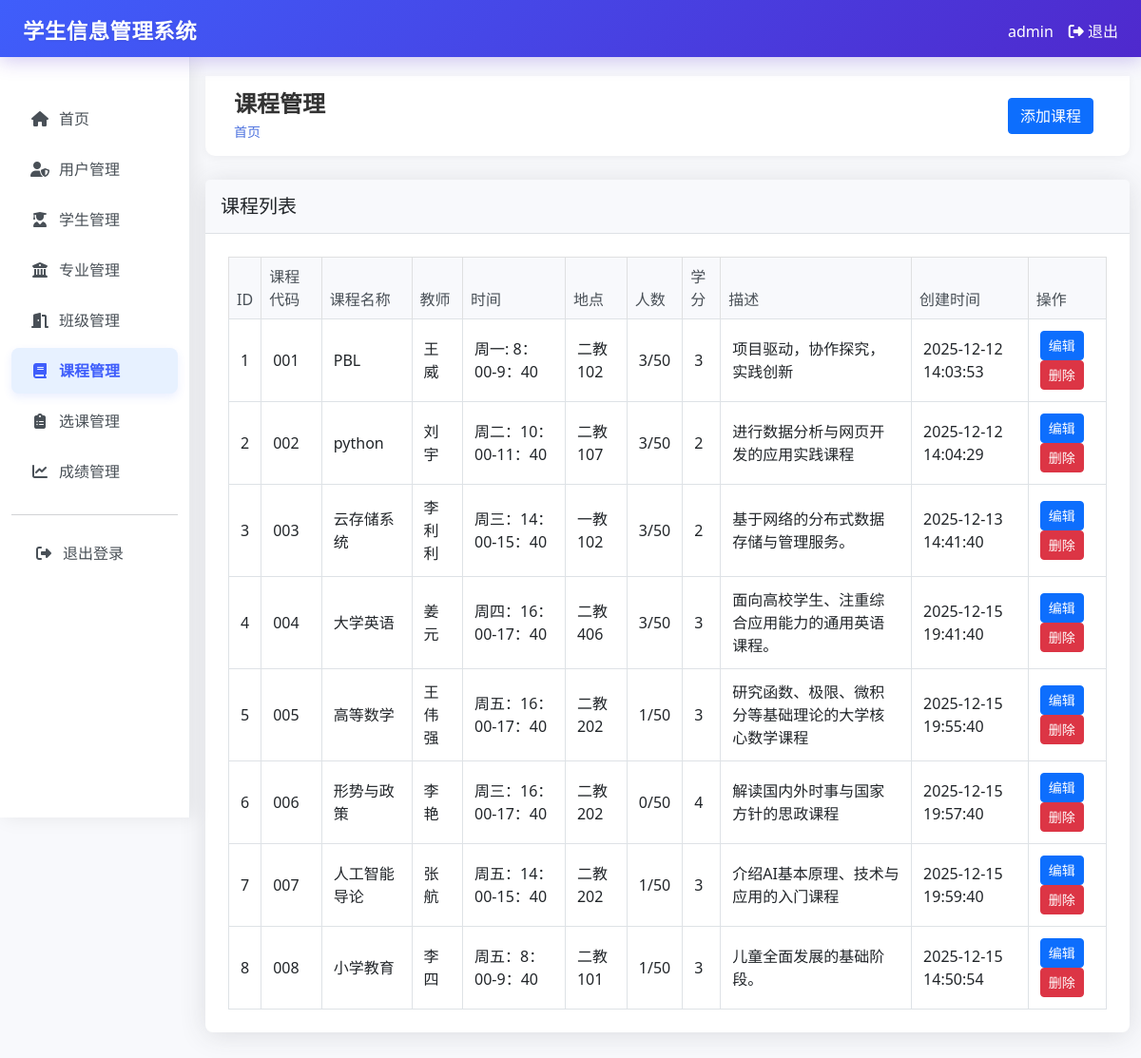
The page /courses (signed in) on the database its author committed.
### tables this page shows
CREATE TABLE courses (id INTEGER PRIMARY KEY AUTOINCREMENT, code TEXT UNIQUE NOT NULL, name TEXT NOT NULL, teacher TEXT, description TEXT, credits INTEGER, created_at TIMESTAMP DEFAULT CURRENT_TIMESTAMP, major_id INTEGER, class_time TEXT, location TEXT, max_students INTEGER DEFAULT 50);

### app.py (the view)
@app.route("/courses")
@login_required
def courses():
    conn = get_db_connection()
    courses = conn.execute("SELECT * FROM courses ORDER BY id ASC").fetchall()
    enroll_counts = {}
    for course in courses:
        count = conn.execute("SELECT COUNT(*) as count FROM enrollments WHERE course_id = ?",
                           (course["id"],)).fetchone()["count"]
        enroll_counts[course["id"]] = count
    conn.close()
    return render_template("courses/index.html", courses=courses, enroll_counts=enroll_counts)

### app.py (called while the page is built)
def login_required(f):
    @wraps(f)
    def decorated_function(*args, **kwargs):
        if "user_id" not in session:
            return redirect(url_for("login"))
        return f(*args, **kwargs)
    return decorated_function

def get_db_connection():
    conn = sqlite3.connect("student_management.db")
    conn.row_factory = sqlite3.Row
    return conn

### templates/courses/index.html (shortened to what this page needs)
{% extends "base.html" %}
{% block header %}课程管理{% endblock %}
{% block actions %}
{% if session.role == 'admin' %}
<a href="{{ url_for('create_course') }}" class="btn btn-primary">添加课程</a>
{% endif %}
{% endblock %}
{% block content %}
<div class="card">
    <div class="card-header">
        <h5 class="card-title mb-0">课程列表</h5>
    </div>
    <div class="card-body">
        <div class="table-responsive">
            <table class="table table-bordered table-hover">
                <thead class="table-light">
                    <tr>
                        <th>ID</th>
                        <th>课程代码</th>
                        <th>课程名称</th>
                        <th>教师</th>
                        <th>时间</th>
                        <th>地点</th>
                        <th>人数</th>
                        <th>学分</th>
                        <th>描述</th>
                        <th>创建时间</th>
                        {% if session.role == 'admin' %}
                        <th>操作</th>
                        {% endif %}
                    </tr>
                </thead>
                <tbody>
                    {% for course in courses %}
                    <tr>
                        <td>{{ course.id }}</td>
                        <td>{{ course.code }}</td>
                        <td>{{ course.name }}</td>
                        <td>{{ course.teacher or '未设置' }}</td>
                        <td>{{ course.class_time or '未设置' }}</td>
                        <td>{{ course.location or '未设置' }}</td>
                        <td>
                            {% set enrolled_count = enroll_counts[course.id] if enroll_counts and course.id in enroll_counts else 0 %}
                            {{ enrolled_count }}/{{ course.max_students if course.max_students else 50 }}
                        </td>
                        <td>{{ course.credits or '未设置' }}</td>
                        <td>{{ course.description or '无描述' }}</td>
                        <td>{{ course.created_at }}</td>
                        {% if session.role == 'admin' %}
                        <td>
                            <a href="{{ url_for('edit_course', course_id=course.id) }}" class="btn btn-sm btn-primary">编辑</a>
                            <form action="{{ url_for('delete_course', course_id=course.id) }}" method="post" style="display: inline;" onsubmit="return confirm('确定要删除此课程吗？');">
                                <button type="submit" class="btn btn-sm btn-danger">删除</button>
                            </form>
                        </td>
                        {% endif %}
                    </tr>
                    {% endfor %}
                </tbody>
            </table>
        </div>
    </div>
</div>
{% endblock %}

### templates/base.html (style rules this page uses)
.card { margin-bottom: 20px; }
body { font-family: 'Segoe UI', Tahoma, Geneva, Verdana, sans-serif; background-color: #f8f9fc; color: #495057; }
.card { border: none; border-radius: 0.5rem; box-shadow: 0 0.15rem 1.75rem 0 rgba(58, 59, 69, 0.15); }
.card-header { background-color: #f8f9fc; border-bottom: 1px solid #dee2e6; padding: 1rem; }
.card-body { padding: 1.5rem; }
.table { margin-bottom: 0; }
.table th { background-color: #f8f9fc; font-weight: 500; color: #495057; border-bottom: 1px solid #dee2e6; }
.table td { vertical-align: middle; padding: 0.75rem; }
.btn { border-radius: 0.25rem; font-weight: 500; transition: all 0.3s ease; }
.btn-danger { background-color: #dc3545; border-color: #dc3545; }

### rows shown on the page
courses: id "1", code "001", name "PBL", teacher "王威", class_time "周一: 8：00-9：40", location "二教102", credits "3", max_students "50", description "项目驱动，协作探究，实践创新", created_at "2025-12-12 14:03:53"
courses: id "2", code "002", name "python", teacher "刘宇", class_time "周二：10：00-11：40", location "二教107", enrolled_count "3", max_students "50", credits "2", description "进行数据分析与网页开发的应用实践课程", created_at "2025-12-12 14:04:29"
courses: id "3", code "003", name "云存储系统", teacher "李利利", class_time "周三：14：00-15：40", location "一教102", max_students "50", credits "2", description "基于网络的分布式数据存储与管理服务。", created_at "2025-12-13 14:41:40"
courses: id "4", code "004", name "大学英语", teacher "姜元", class_time "周四：16：00-17：40", location "二教406", credits "3", max_students "50", description "面向高校学生、注重综合应用能力的通用英语课程。", created_at "2025-12-15 19:41:40"
courses: id "5", code "005", name "高等数学", teacher "王伟强", class_time "周五：16：00-17：40", location "二教202", enrolled_count "1", max_students "50", credits "3", description "研究函数、极限、微积分等基础理论的大学核心数学课程", created_at "2025-12-15 19:55:40"
courses: id "6", code "006", name "形势与政策", teacher "李艳", class_time "周三：16：00-17：40", location "二教202", enrolled_count "0", max_students "50", credits "4", description "解读国内外时事与国家方针的思政课程", created_at "2025-12-15 19:57:40"
courses: id "7", code "007", name "人工智能导论", teacher "张航", class_time "周五：14：00-15：40", location "二教202", enrolled_count "1", max_students "50", credits "3", description "介绍AI基本原理、技术与应用的入门课程", created_at "2025-12-15 19:59:40"
courses: id "8", code "008", name "小学教育", teacher "李四", class_time "周五：8：00-9：40", location "二教101", enrolled_count "1", max_students "50", credits "3", description "儿童全面发展的基础阶段。", created_at "2025-12-15 14:50:54"

### other values the page prints
{{ session.username }} "admin"
